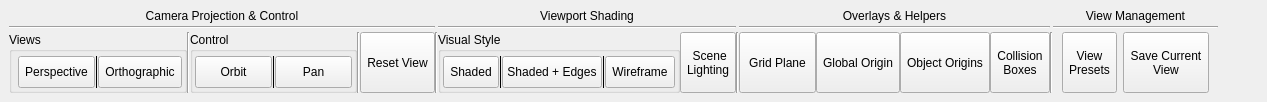
        <widget class="QWidget" name="view_toolbar">
         <attribute name="title">
          <string>View</string>
         </attribute>
         <layout class="QGridLayout" name="gridLayout_4">
          <property name="leftMargin">
           <number>9</number>
          </property>
          <property name="topMargin">
           <number>9</number>
          </property>
          <property name="rightMargin">
           <number>9</number>
          </property>
          <property name="bottomMargin">
           <number>9</number>
          </property>
          <property name="spacing">
           <number>0</number>
          </property>
          <item row="1" column="0">
           <widget class="QWidget" name="widget_8" native="true">
            <layout class="QGridLayout" name="gridLayout_12">
             <property name="leftMargin">
              <number>0</number>
             </property>
             <property name="topMargin">
              <number>0</number>
             </property>
             <property name="rightMargin">
              <number>0</number>
             </property>
             <property name="bottomMargin">
              <number>0</number>
             </property>
             <property name="horizontalSpacing">
              <number>0</number>
             </property>
             <property name="verticalSpacing">
              <number>3</number>
             </property>
             <item row="2" column="2">
              <widget class="QGroupBox" name="control_group_box">
               <property name="maximumSize">
                <size>
                 <width>210</width>
                 <height>16777215</height>
                </size>
               </property>
               <property name="title">
                <string>Control</string>
               </property>
               <layout class="QHBoxLayout" name="horizontalLayout_44">
                <property name="spacing">
                 <number>0</number>
                </property>
                <property name="leftMargin">
                 <number>2</number>
                </property>
                <property name="topMargin">
                 <number>4</number>
                </property>
                <property name="rightMargin">
                 <number>2</number>
                </property>
                <property name="bottomMargin">
                 <number>2</number>
                </property>
                <item>
                 <widget class="QToolButton" name="orbit_button">
                  <property name="sizePolicy">
                   <sizepolicy hsizetype="Preferred" vsizetype="Preferred">
                    <horstretch>0</horstretch>
                    <verstretch>0</verstretch>
                   </sizepolicy>
                  </property>
                  <property name="minimumSize">
                   <size>
                    <width>77</width>
                    <height>32</height>
                   </size>
                  </property>
                  <property name="text">
                   <string>Orbit</string>
                  </property>
                  <property name="icon">
                   <iconset resource="../resources.qrc">
                    <normaloff>:/icons/icons8-3d-rotate-48.png</normaloff>:/icons/icons8-3d-rotate-48.png</iconset>
                  </property>
                  <property name="iconSize">
                   <size>
                    <width>36</width>
                    <height>36</height>
                   </size>
                  </property>
                  <property name="checkable">
                   <bool>true</bool>
                  </property>
                  <property name="autoExclusive">
                   <bool>true</bool>
                  </property>
                  <property name="toolButtonStyle">
                   <enum>Qt::ToolButtonStyle::ToolButtonTextUnderIcon</enum>
                  </property>
                  <attribute name="buttonGroup">
                   <string notr="true">control_button_group</string>
                  </attribute>
                 </widget>
                </item>
                <item>
                 <widget class="Line" name="line_17">
                  <property name="frameShadow">
                   <enum>QFrame::Shadow::Plain</enum>
                  </property>
                  <property name="orientation">
                   <enum>Qt::Orientation::Vertical</enum>
                  </property>
                 </widget>
                </item>
                <item>
                 <widget class="QToolButton" name="pan_button">
                  <property name="sizePolicy">
                   <sizepolicy hsizetype="Preferred" vsizetype="Preferred">
                    <horstretch>0</horstretch>
                    <verstretch>0</verstretch>
                   </sizepolicy>
                  </property>
                  <property name="minimumSize">
                   <size>
                    <width>77</width>
                    <height>32</height>
                   </size>
                  </property>
                  <property name="text">
                   <string>Pan</string>
                  </property>
                  <property name="icon">
                   <iconset resource="../resources.qrc">
                    <normaloff>:/icons/icons8-hand-48.png</normaloff>:/icons/icons8-hand-48.png</iconset>
                  </property>
                  <property name="iconSize">
                   <size>
                    <width>36</width>
                    <height>36</height>
                   </size>
                  </property>
                  <property name="checkable">
                   <bool>true</bool>
                  </property>
                  <property name="autoExclusive">
                   <bool>true</bool>
                  </property>
                  <property name="toolButtonStyle">
                   <enum>Qt::ToolButtonStyle::ToolButtonTextUnderIcon</enum>
                  </property>
                  <attribute name="buttonGroup">
                   <string notr="true">control_button_group</string>
                  </attribute>
                 </widget>
                </item>
               </layout>
              </widget>
             </item>
             <item row="2" column="10">
              <widget class="QToolButton" name="show_axes_button">
               <property name="sizePolicy">
                <sizepolicy hsizetype="Preferred" vsizetype="Preferred">
                 <horstretch>0</horstretch>
                 <verstretch>0</verstretch>
                </sizepolicy>
               </property>
               <property name="maximumSize">
                <size>
                 <width>100</width>
                 <height>16777215</height>
                </size>
               </property>
               <property name="text">
                <string>Global Origin</string>
               </property>
               <property name="icon">
                <iconset resource="../resources.qrc">
                 <normaloff>:/icons/coordinateAxes.png</normaloff>:/icons/coordinateAxes.png</iconset>
               </property>
               <property name="iconSize">
                <size>
                 <width>56</width>
                 <height>56</height>
                </size>
               </property>
               <property name="checkable">
                <bool>true</bool>
               </property>
               <property name="toolButtonStyle">
                <enum>Qt::ToolButtonStyle::ToolButtonTextUnderIcon</enum>
               </property>
              </widget>
             </item>
             <item row="2" column="12">
              <widget class="QToolButton" name="show_collision_shapes_button">
               <property name="sizePolicy">
                <sizepolicy hsizetype="Preferred" vsizetype="Preferred">
                 <horstretch>0</horstretch>
                 <verstretch>0</verstretch>
                </sizepolicy>
               </property>
               <property name="maximumSize">
                <size>
                 <width>100</width>
                 <height>16777215</height>
                </size>
               </property>
               <property name="text">
                <string>Collision
Boxes</string>
               </property>
               <property name="icon">
                <iconset resource="../resources.qrc">
                 <normaloff>:/icons/collisionBox-1.png</normaloff>:/icons/collisionBox-1.png</iconset>
               </property>
               <property name="iconSize">
                <size>
                 <width>56</width>
                 <height>46</height>
                </size>
               </property>
               <property name="checkable">
                <bool>true</bool>
               </property>
               <property name="toolButtonStyle">
                <enum>Qt::ToolButtonStyle::ToolButtonTextUnderIcon</enum>
               </property>
              </widget>
             </item>
             <item row="2" column="8">
              <widget class="Line" name="line_29">
               <property name="orientation">
                <enum>Qt::Orientation::Vertical</enum>
               </property>
              </widget>
             </item>
             <item row="2" column="7">
              <widget class="QToolButton" name="toolButton">
               <property name="sizePolicy">
                <sizepolicy hsizetype="Preferred" vsizetype="Preferred">
                 <horstretch>0</horstretch>
                 <verstretch>0</verstretch>
                </sizepolicy>
               </property>
               <property name="maximumSize">
                <size>
                 <width>100</width>
                 <height>16777215</height>
                </size>
               </property>
               <property name="text">
                <string> Scene
Lighting</string>
               </property>
               <property name="icon">
                <iconset resource="../resources.qrc">
                 <normaloff>:/icons/icons8-light-48 (1).png</normaloff>
                 <normalon>:/icons/icons8-light-48.png</normalon>:/icons/icons8-light-48 (1).png</iconset>
               </property>
               <property name="iconSize">
                <size>
                 <width>36</width>
                 <height>36</height>
                </size>
               </property>
               <property name="checkable">
                <bool>true</bool>
               </property>
               <property name="toolButtonStyle">
                <enum>Qt::ToolButtonStyle::ToolButtonTextUnderIcon</enum>
               </property>
              </widget>
             </item>
             <item row="2" column="17">
              <widget class="QWidget" name="widget_13" native="true">
               <property name="maximumSize">
                <size>
                 <width>200</width>
                 <height>16777215</height>
                </size>
               </property>
               <property name="styleSheet">
                <string notr="true"/>
               </property>
               <layout class="QHBoxLayout" name="horizontalLayout_13">
                <property name="topMargin">
                 <number>0</number>
                </property>
                <property name="bottomMargin">
                 <number>0</number>
                </property>
                <item>
                 <widget class="QToolButton" name="view_presets_button">
                  <property name="sizePolicy">
                   <sizepolicy hsizetype="Preferred" vsizetype="Preferred">
                    <horstretch>0</horstretch>
                    <verstretch>0</verstretch>
                   </sizepolicy>
                  </property>
                  <property name="text">
                   <string>View
Presets</string>
                  </property>
                  <property name="icon">
                   <iconset resource="../resources.qrc">
                    <normaloff>:/icons/cubeView.png</normaloff>:/icons/cubeView.png</iconset>
                  </property>
                  <property name="iconSize">
                   <size>
                    <width>40</width>
                    <height>40</height>
                   </size>
                  </property>
                  <property name="toolButtonStyle">
                   <enum>Qt::ToolButtonStyle::ToolButtonTextUnderIcon</enum>
                  </property>
                 </widget>
                </item>
                <item>
                 <widget class="QToolButton" name="save_view_button">
                  <property name="sizePolicy">
                   <sizepolicy hsizetype="Preferred" vsizetype="Preferred">
                    <horstretch>0</horstretch>
                    <verstretch>0</verstretch>
                   </sizepolicy>
                  </property>
                  <property name="text">
                   <string>Save Current
View</string>
                  </property>
                  <property name="icon">
                   <iconset resource="../resources.qrc">
                    <normaloff>:/icons/icons8-save-48.png</normaloff>:/icons/icons8-save-48.png</iconset>
                  </property>
                  <property name="iconSize">
                   <size>
                    <width>40</width>
                    <height>48</height>
                   </size>
                  </property>
                  <property name="toolButtonStyle">
                   <enum>Qt::ToolButtonStyle::ToolButtonTextUnderIcon</enum>
                  </property>
                 </widget>
                </item>
               </layout>
              </widget>
             </item>
             <item row="2" column="6">
              <widget class="QGroupBox" name="viewport_shading_group">
               <property name="maximumSize">
                <size>
                 <width>318</width>
                 <height>16777215</height>
                </size>
               </property>
               <property name="title">
                <string>Visual Style</string>
               </property>
               <layout class="QHBoxLayout" name="horizontalLayout_45">
                <property name="spacing">
                 <number>0</number>
                </property>
                <property name="leftMargin">
                 <number>2</number>
                </property>
                <property name="topMargin">
                 <number>4</number>
                </property>
                <property name="rightMargin">
                 <number>2</number>
                </property>
                <property name="bottomMargin">
                 <number>2</number>
                </property>
                <item>
                 <widget class="QToolButton" name="shaded_view_button">
                  <property name="sizePolicy">
                   <sizepolicy hsizetype="Preferred" vsizetype="Preferred">
                    <horstretch>0</horstretch>
                    <verstretch>0</verstretch>
                   </sizepolicy>
                  </property>
                  <property name="maximumSize">
                   <size>
                    <width>100</width>
                    <height>16777215</height>
                   </size>
                  </property>
                  <property name="text">
                   <string>Shaded</string>
                  </property>
                  <property name="icon">
                   <iconset resource="../resources.qrc">
                    <normaloff>:/icons/shaded.png</normaloff>:/icons/shaded.png</iconset>
                  </property>
                  <property name="iconSize">
                   <size>
                    <width>40</width>
                    <height>40</height>
                   </size>
                  </property>
                  <property name="checkable">
                   <bool>true</bool>
                  </property>
                  <property name="autoExclusive">
                   <bool>true</bool>
                  </property>
                  <property name="toolButtonStyle">
                   <enum>Qt::ToolButtonStyle::ToolButtonTextUnderIcon</enum>
                  </property>
                  <attribute name="buttonGroup">
                   <string notr="true">viewport_shading_button_group</string>
                  </attribute>
                 </widget>
                </item>
                <item>
                 <widget class="Line" name="line_21">
                  <property name="frameShadow">
                   <enum>QFrame::Shadow::Plain</enum>
                  </property>
                  <property name="orientation">
                   <enum>Qt::Orientation::Vertical</enum>
                  </property>
                 </widget>
                </item>
                <item>
                 <widget class="QToolButton" name="shaded_edges_view_button">
                  <property name="sizePolicy">
                   <sizepolicy hsizetype="Preferred" vsizetype="Preferred">
                    <horstretch>0</horstretch>
                    <verstretch>0</verstretch>
                   </sizepolicy>
                  </property>
                  <property name="maximumSize">
                   <size>
                    <width>100</width>
                    <height>16777215</height>
                   </size>
                  </property>
                  <property name="text">
                   <string>Shaded + Edges</string>
                  </property>
                  <property name="icon">
                   <iconset resource="../resources.qrc">
                    <normaloff>:/icons/shadededges.png</normaloff>:/icons/shadededges.png</iconset>
                  </property>
                  <property name="iconSize">
                   <size>
                    <width>40</width>
                    <height>40</height>
                   </size>
                  </property>
                  <property name="checkable">
                   <bool>true</bool>
                  </property>
                  <property name="autoExclusive">
                   <bool>true</bool>
                  </property>
                  <property name="toolButtonStyle">
                   <enum>Qt::ToolButtonStyle::ToolButtonTextUnderIcon</enum>
                  </property>
                  <attribute name="buttonGroup">
                   <string notr="true">viewport_shading_button_group</string>
                  </attribute>
                 </widget>
                </item>
                <item>
                 <widget class="Line" name="line_22">
                  <property name="frameShadow">
                   <enum>QFrame::Shadow::Plain</enum>
                  </property>
                  <property name="orientation">
                   <enum>Qt::Orientation::Vertical</enum>
                  </property>
                 </widget>
                </item>
                <item>
                 <widget class="QToolButton" name="wireframe_view_button">
                  <property name="sizePolicy">
                   <sizepolicy hsizetype="Preferred" vsizetype="Preferred">
                    <horstretch>0</horstretch>
                    <verstretch>0</verstretch>
                   </sizepolicy>
                  </property>
                  <property name="maximumSize">
                   <size>
                    <width>100</width>
                    <height>16777215</height>
                   </size>
                  </property>
                  <property name="text">
                   <string>Wireframe</string>
                  </property>
                  <property name="icon">
                   <iconset resource="../resources.qrc">
                    <normaloff>:/icons/wireframe.png</normaloff>:/icons/wireframe.png</iconset>
                  </property>
                  <property name="iconSize">
                   <size>
                    <width>40</width>
                    <height>40</height>
                   </size>
                  </property>
                  <property name="checkable">
                   <bool>true</bool>
                  </property>
                  <property name="autoExclusive">
                   <bool>true</bool>
                  </property>
                  <property name="toolButtonStyle">
                   <enum>Qt::ToolButtonStyle::ToolButtonTextUnderIcon</enum>
                  </property>
                  <attribute name="buttonGroup">
                   <string notr="true">viewport_shading_button_group</string>
                  </attribute>
                 </widget>
                </item>
               </layout>
              </widget>
             </item>
             <item row="0" column="9" colspan="4">
              <widget class="QLabel" name="label_15">
               <property name="text">
                <string>Overlays &amp; Helpers</string>
               </property>
               <property name="alignment">
                <set>Qt::AlignmentFlag::AlignCenter</set>
               </property>
              </widget>
             </item>
             <item row="0" column="6" colspan="2">
              <widget class="QLabel" name="label_16">
               <property name="text">
                <string>Viewport Shading</string>
               </property>
               <property name="alignment">
                <set>Qt::AlignmentFlag::AlignCenter</set>
               </property>
              </widget>
             </item>
             <item row="2" column="0">
              <widget class="QGroupBox" name="view_group_box">
               <property name="maximumSize">
                <size>
                 <width>206</width>
                 <height>16777215</height>
                </size>
               </property>
               <property name="title">
                <string>Views</string>
               </property>
               <layout class="QHBoxLayout" name="horizontalLayout_43">
                <property name="spacing">
                 <number>0</number>
                </property>
                <property name="leftMargin">
                 <number>6</number>
                </property>
                <property name="topMargin">
                 <number>4</number>
                </property>
                <property name="rightMargin">
                 <number>2</number>
                </property>
                <property name="bottomMargin">
                 <number>2</number>
                </property>
                <item>
                 <widget class="QToolButton" name="perpective_button">
                  <property name="sizePolicy">
                   <sizepolicy hsizetype="Preferred" vsizetype="Preferred">
                    <horstretch>0</horstretch>
                    <verstretch>0</verstretch>
                   </sizepolicy>
                  </property>
                  <property name="minimumSize">
                   <size>
                    <width>77</width>
                    <height>32</height>
                   </size>
                  </property>
                  <property name="maximumSize">
                   <size>
                    <width>100</width>
                    <height>16777215</height>
                   </size>
                  </property>
                  <property name="toolTip">
                   <string>&lt;html&gt;&lt;head/&gt;&lt;body&gt;&lt;p&gt;Create New Project File&lt;/p&gt;&lt;/body&gt;&lt;/html&gt;</string>
                  </property>
                  <property name="text">
                   <string>Perspective</string>
                  </property>
                  <property name="icon">
                   <iconset resource="../resources.qrc">
                    <normaloff>:/icons/perspective.png</normaloff>:/icons/perspective.png</iconset>
                  </property>
                  <property name="iconSize">
                   <size>
                    <width>34</width>
                    <height>36</height>
                   </size>
                  </property>
                  <property name="checkable">
                   <bool>true</bool>
                  </property>
                  <property name="autoExclusive">
                   <bool>true</bool>
                  </property>
                  <property name="toolButtonStyle">
                   <enum>Qt::ToolButtonStyle::ToolButtonTextUnderIcon</enum>
                  </property>
                  <attribute name="buttonGroup">
                   <string notr="true">view_button_group</string>
                  </attribute>
                 </widget>
                </item>
                <item>
                 <widget class="Line" name="line_16">
                  <property name="frameShadow">
                   <enum>QFrame::Shadow::Plain</enum>
                  </property>
                  <property name="orientation">
                   <enum>Qt::Orientation::Vertical</enum>
                  </property>
                 </widget>
                </item>
                <item>
                 <widget class="QToolButton" name="orthographic_button">
                  <property name="sizePolicy">
                   <sizepolicy hsizetype="Preferred" vsizetype="Preferred">
                    <horstretch>0</horstretch>
                    <verstretch>0</verstretch>
                   </sizepolicy>
                  </property>
                  <property name="minimumSize">
                   <size>
                    <width>77</width>
                    <height>32</height>
                   </size>
                  </property>
                  <property name="maximumSize">
                   <size>
                    <width>100</width>
                    <height>16777215</height>
                   </size>
                  </property>
                  <property name="toolTip">
                   <string>&lt;html&gt;&lt;head/&gt;&lt;body&gt;&lt;p&gt;Open Project File From Computer&lt;/p&gt;&lt;/body&gt;&lt;/html&gt;</string>
                  </property>
                  <property name="text">
                   <string>Orthographic</string>
                  </property>
                  <property name="icon">
                   <iconset resource="../resources.qrc">
                    <normaloff>:/icons/orthographic.png</normaloff>:/icons/orthographic.png</iconset>
                  </property>
                  <property name="iconSize">
                   <size>
                    <width>30</width>
                    <height>36</height>
                   </size>
                  </property>
                  <property name="checkable">
                   <bool>true</bool>
                  </property>
                  <property name="autoExclusive">
                   <bool>true</bool>
                  </property>
                  <property name="toolButtonStyle">
                   <enum>Qt::ToolButtonStyle::ToolButtonTextUnderIcon</enum>
                  </property>
                  <attribute name="buttonGroup">
                   <string notr="true">view_button_group</string>
                  </attribute>
                 </widget>
                </item>
               </layout>
              </widget>
             </item>
             <item row="1" column="0" colspan="5">
              <widget class="Line" name="line_23">
               <property name="orientation">
                <enum>Qt::Orientation::Horizontal</enum>
               </property>
              </widget>
             </item>
             <item row="1" column="17">
              <widget class="Line" name="line_25">
               <property name="orientation">
                <enum>Qt::Orientation::Horizontal</enum>
               </property>
              </widget>
             </item>
             <item row="2" column="9">
              <widget class="QToolButton" name="show_grid_button">
               <property name="sizePolicy">
                <sizepolicy hsizetype="Preferred" vsizetype="Preferred">
                 <horstretch>0</horstretch>
                 <verstretch>0</verstretch>
                </sizepolicy>
               </property>
               <property name="minimumSize">
                <size>
                 <width>77</width>
                 <height>32</height>
                </size>
               </property>
               <property name="maximumSize">
                <size>
                 <width>100</width>
                 <height>16777215</height>
                </size>
               </property>
               <property name="text">
                <string>Grid Plane</string>
               </property>
               <property name="icon">
                <iconset resource="../resources.qrc">
                 <normaloff>:/icons/groundplane.png</normaloff>:/icons/groundplane.png</iconset>
               </property>
               <property name="iconSize">
                <size>
                 <width>48</width>
                 <height>60</height>
                </size>
               </property>
               <property name="checkable">
                <bool>true</bool>
               </property>
               <property name="toolButtonStyle">
                <enum>Qt::ToolButtonStyle::ToolButtonTextUnderIcon</enum>
               </property>
              </widget>
             </item>
             <item row="2" column="5">
              <widget class="Line" name="line_28">
               <property name="orientation">
                <enum>Qt::Orientation::Vertical</enum>
               </property>
              </widget>
             </item>
             <item row="0" column="0" colspan="5">
              <widget class="QLabel" name="label_12">
               <property name="text">
                <string>Camera Projection &amp; Control</string>
               </property>
               <property name="alignment">
                <set>Qt::AlignmentFlag::AlignCenter</set>
               </property>
              </widget>
             </item>
             <item row="2" column="4">
              <widget class="QToolButton" name="reset_view_button">
               <property name="sizePolicy">
                <sizepolicy hsizetype="Preferred" vsizetype="Preferred">
                 <horstretch>0</horstretch>
                 <verstretch>0</verstretch>
                </sizepolicy>
               </property>
               <property name="maximumSize">
                <size>
                 <width>100</width>
                 <height>16777215</height>
                </size>
               </property>
               <property name="text">
                <string>Reset View</string>
               </property>
               <property name="icon">
                <iconset resource="../resources.qrc">
                 <normaloff>:/icons/icons8-rotate-48.png</normaloff>:/icons/icons8-rotate-48.png</iconset>
               </property>
               <property name="iconSize">
                <size>
                 <width>36</width>
                 <height>36</height>
                </size>
               </property>
               <property name="toolButtonStyle">
                <enum>Qt::ToolButtonStyle::ToolButtonTextUnderIcon</enum>
               </property>
              </widget>
             </item>
             <item row="1" column="6" colspan="2">
              <widget class="Line" name="line_18">
               <property name="orientation">
                <enum>Qt::Orientation::Horizontal</enum>
               </property>
              </widget>
             </item>
             <item row="1" column="9" colspan="4">
              <widget class="Line" name="line_19">
               <property name="orientation">
                <enum>Qt::Orientation::Horizontal</enum>
               </property>
              </widget>
             </item>
             <item row="2" column="3">
              <widget class="Line" name="line_32">
               <property name="orientation">
                <enum>Qt::Orientation::Vertical</enum>
               </property>
              </widget>
             </item>
             <item row="2" column="1">
              <widget class="Line" name="line_31">
               <property name="orientation">
                <enum>Qt::Orientation::Vertical</enum>
               </property>
              </widget>
             </item>
             <item row="0" column="17">
              <widget class="QLabel" name="label_13">
               <property name="text">
                <string>View Management</string>
               </property>
               <property name="alignment">
                <set>Qt::AlignmentFlag::AlignCenter</set>
               </property>
              </widget>
             </item>
             <item row="2" column="16">
              <widget class="Line" name="line_20">
               <property name="orientation">
                <enum>Qt::Orientation::Vertical</enum>
               </property>
              </widget>
             </item>
             <item row="2" column="11">
              <widget class="QToolButton" name="show_object_axes_button">
               <property name="sizePolicy">
                <sizepolicy hsizetype="Preferred" vsizetype="Preferred">
                 <horstretch>0</horstretch>
                 <verstretch>0</verstretch>
                </sizepolicy>
               </property>
               <property name="maximumSize">
                <size>
                 <width>100</width>
                 <height>16777215</height>
                </size>
               </property>
               <property name="text">
                <string>Object Origins</string>
               </property>
               <property name="icon">
                <iconset resource="../resources.qrc">
                 <normaloff>:/icons/coordinateAxesMulti.png</normaloff>:/icons/coordinateAxesMulti.png</iconset>
               </property>
               <property name="iconSize">
                <size>
                 <width>56</width>
                 <height>56</height>
                </size>
               </property>
               <property name="checkable">
                <bool>true</bool>
               </property>
               <property name="toolButtonStyle">
                <enum>Qt::ToolButtonStyle::ToolButtonTextUnderIcon</enum>
               </property>
              </widget>
             </item>
             <item row="2" column="18">
              <spacer name="horizontalSpacer_2">
               <property name="orientation">
                <enum>Qt::Orientation::Horizontal</enum>
               </property>
               <property name="sizeHint" stdset="0">
                <size>
                 <width>40</width>
                 <height>20</height>
                </size>
               </property>
              </spacer>
             </item>
            </layout>
           </widget>
          </item>
         </layout>
        </widget>
